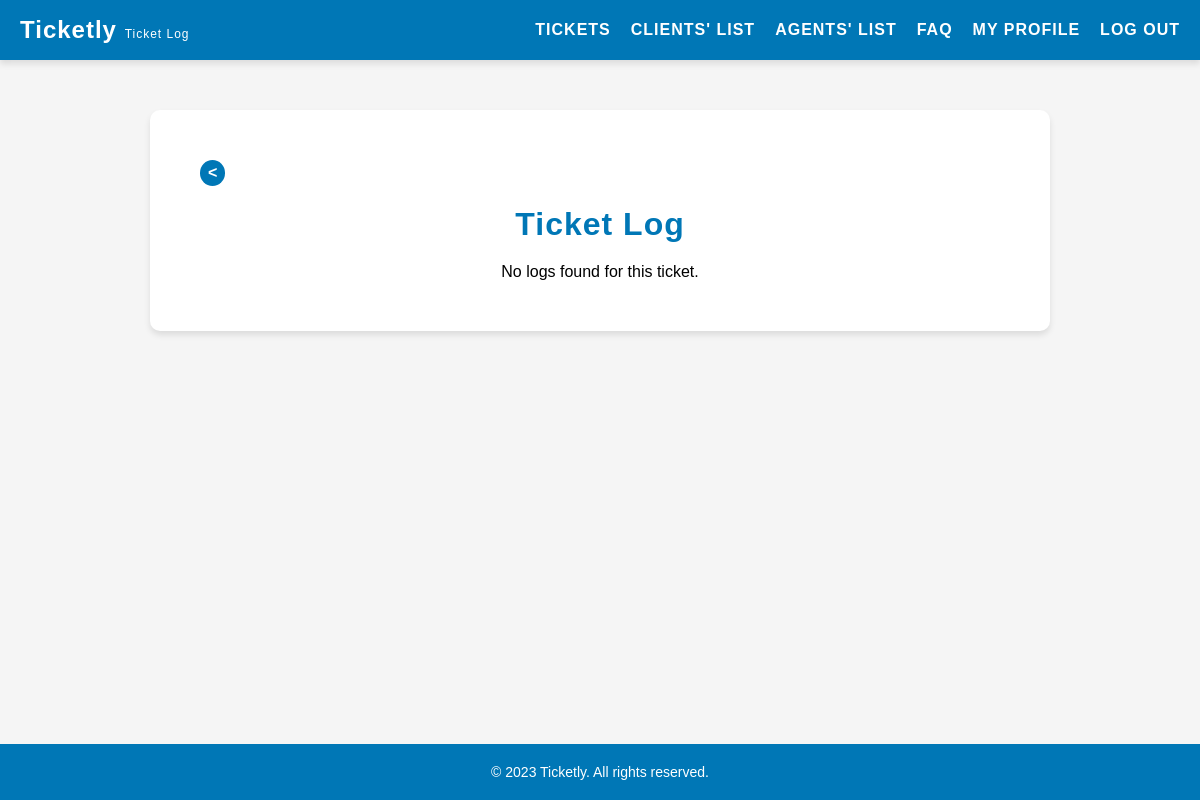
The page /pages/ticketLog.php?id=12 (signed in) on the database as committed earlier.
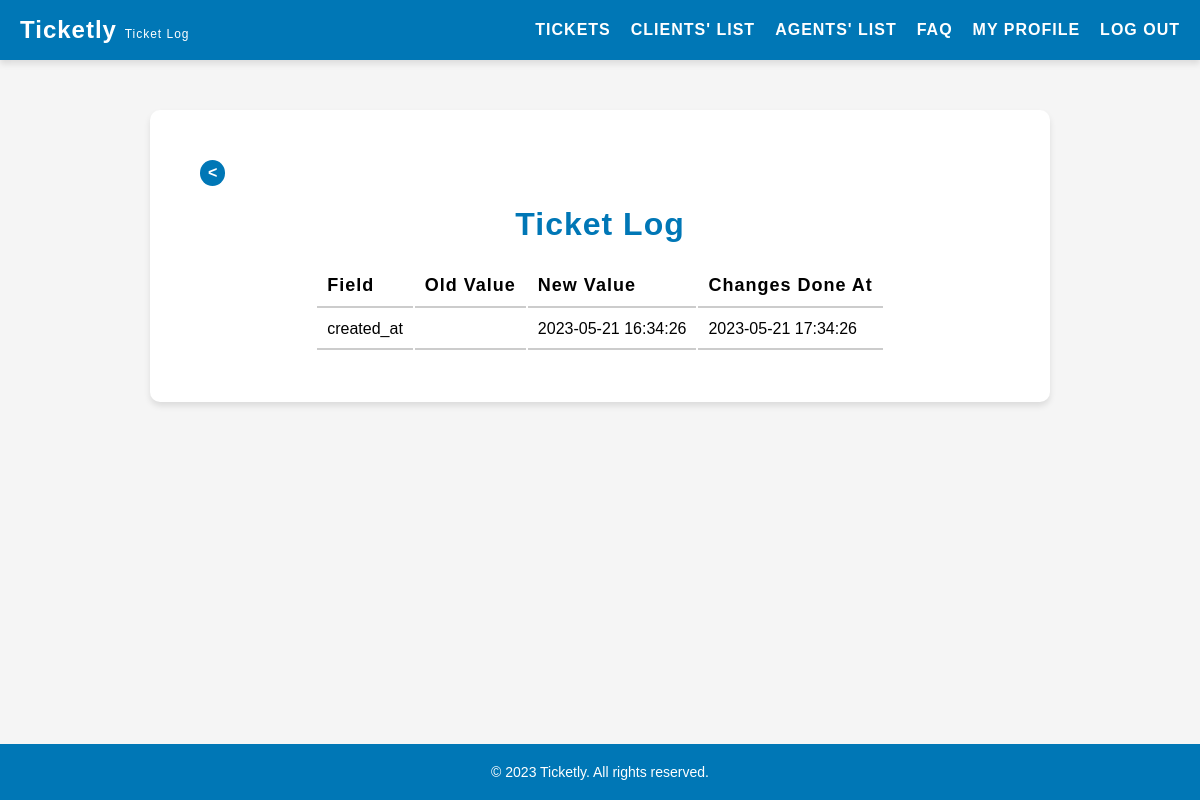
The same page on the database as committed later.
### tables this page shows
CREATE TABLE ticket_logs (
    id INTEGER PRIMARY KEY AUTOINCREMENT,
    ticket_id INTEGER NOT NULL,
    field VARCHAR(255) NOT NULL,
    old_value TEXT,
    new_value TEXT,
    created_at DATETIME NOT NULL,
    FOREIGN KEY(ticket_id) REFERENCES tickets(id)
);

### pages/ticketLog.php (called while the page is built, shortened)
<?php
    $session = new Session();
    require_once(__DIR__ . '/../templates/ticketLog.tpl.php');
    drawTicketLog($session);
?>

### database/ticketLogs.class.php (called while the page is built, shortened)
<?php
    class TicketLogs {
        public function __construct(?int $id, int $ticketId, string $fieldName, string $oldValue, string $newValue) {
            $this->fieldName = $fieldName;
            $this->newValue = $newValue;
            $this->createdAt = date('Y-m-d H:i:s');
        }
    }
    function getLogsByTicketId(PDO $db, int $ticketId): array {
        $stmt = $db->prepare('SELECT * FROM ticket_logs WHERE ticket_id = :ticketId');
        $stmt->bindValue(':ticketId', $ticketId, PDO::PARAM_INT);
        $stmt->execute();
        $logs = [];
        while ($row = $stmt->fetch(PDO::FETCH_ASSOC)) {
            $logs[] = new TicketLogs(
                (int) $row['id'],
                (int) $row['ticket_id'],
                $row['field'],
                $row['old_value'],
                $row['new_value']
            );
        }
        return $logs;
    }
?>

### templates/ticketLog.tpl.php (the view, shortened to what this page needs)
<?php function drawTicketLog(Session $session) {
    ?>
    <!DOCTYPE html>
    <html lang="en">
    <head>
        <link rel="stylesheet" href="../style/listClients.css">
    </head>
    <body>
        <?php include '../templates/header.tpl.php';?>
        <main>
            <a href="../pages/tickets.php" class="back-button"><</a>
            <h2>Ticket Log</h2>
            <section id="ticket-log">
                <?php
                require_once '../database/connection.db.php';
                require_once '../database/ticketLogs.class.php';
                $db = getDatabaseConnection();
                $ticketID = $_GET['id'];
                $ticketLogs = getLogsByTicketId($db, $ticketID);
                if (empty($ticketLogs)) {
                    echo '<p>No logs found for this ticket.</p>';
                } else {
                    echo '<table>';
                    echo '<tr>
                            <th>Field</th>
                            <th>Old Value</th>
                            <th>New Value</th>
                            <th>Changes Done At</th>
                          </tr>';
                    foreach ($ticketLogs as $log) {
                        echo '<tr>';
                        echo '<td>' . $log->fieldName . '</td>';
                        echo '<td>' . $log->oldValue . '</td>';
                        echo '<td>' . $log->newValue . '</td>';
                        echo '<td>' . $log->createdAt . '</td>';
                        echo '</tr>';
                    }
                    echo '</table>';
                }
                ?>
            </section>
        </main>
        <?php include '../templates/footer.tpl.php'; ?>
    </body>
    </html>
<?php } ?>

### templates/header.tpl.php
<!DOCTYPE html>
<html>
    <link rel="stylesheet" href="../style/header.css">
    <header>
        <h1>Ticketly <?php
            if (strpos($_SERVER['PHP_SELF'], 'assignTicket.php') !== false) echo '<span class="smaller">Assign Agent</span>';
            elseif (strpos($_SERVER['PHP_SELF'], 'editFaq.php') !== false) echo '<span class="smaller">Edit FAQ</span>';
            elseif (strpos($_SERVER['PHP_SELF'], 'editTicket.php') !== false) echo '<span class="smaller">Edit Ticket</span>';
            elseif (strpos($_SERVER['PHP_SELF'], 'faq.php') !== false) echo '<span class="smaller">FAQ</span>';
            elseif (strpos($_SERVER['PHP_SELF'], 'inquiries.php') !== false) echo '<span class="smaller">Inquiries</span>';
            elseif (strpos($_SERVER['PHP_SELF'], 'listAgents.php') !== false) echo '<span class="smaller">Agents\' List</span>';
            elseif (strpos($_SERVER['PHP_SELF'], 'listClients.php') !== false) echo '<span class="smaller">Clients\' List</span>';
            elseif (strpos($_SERVER['PHP_SELF'], 'login.php') !== false) echo '<span class="smaller">Login</span>';
            elseif (strpos($_SERVER['PHP_SELF'], 'myPage.php') !== false) echo '<span class="smaller">Edit Profile</span>';
            elseif (strpos($_SERVER['PHP_SELF'], 'newFaq.php') !== false) echo '<span class="smaller">New FAQ</span>';
            elseif (strpos($_SERVER['PHP_SELF'], 'newTicket.php') !== false) echo '<span class="smaller">Create Ticket</span>';
            elseif (strpos($_SERVER['PHP_SELF'], 'register.php') !== false) echo '<span class="smaller">Register</span>';
            elseif (strpos($_SERVER['PHP_SELF'], 'ticketLog.php') !== false) echo '<span class="smaller">Ticket Log</span>';
            elseif (strpos($_SERVER['PHP_SELF'], 'tickets.php') !== false) echo '<span class="smaller">Tickets</span>';
        ?></h1>
        <nav>
            <ul>
                <?php
                if (strpos($_SERVER['PHP_SELF'], 'tickets.php') === false)
                    echo '<li><a href="tickets.php">Tickets</a></li>';
                ?>
                <?php if ($_SESSION['role'] == 'admin') { ?>
                    <?php
                    if (strpos($_SERVER['PHP_SELF'], 'listClients.php') === false)
                        echo '<li><a href="listClients.php">Clients\' List</a></li>';
                    ?>
                    <?php
                    if (strpos($_SERVER['PHP_SELF'], 'listAgents.php') === false)
                        echo '<li><a href="listAgents.php">Agents\' List</a></li>';
                    ?>
                <?php } ?>
                <?php
                if (strpos($_SERVER['PHP_SELF'], 'faq.php') === false)
                    echo '<li><a href="faq.php">FAQ</a></li>';
                ?>
                <?php
                if (strpos($_SERVER['PHP_SELF'], 'myPage.php') === false)
                    echo '<li><a href="myPage.php">My Profile</a></li>';
                ?>
                <li><a href="../actions/action_logout.php">Log out</a></li>
            </ul>
        </nav>
    </header>
</html>

### templates/footer.tpl.php
<!DOCTYPE html>
<html>
    <link rel="stylesheet" href="../style/footer.css">
    <footer>
        <p>&copy; 2023 Ticketly. All rights reserved.</p>
    </footer>
<html>

### style/listClients.css (style rules this page uses)
main { background-color: #fff; padding: 50px; border-radius: 10px; box-shadow: 0 4px 6px rgba(0, 0, 0, 0.1); margin: 50px auto; max-width: 900px; display: flex; flex-direction: column; align-items: center; margin-bottom: 100px; }
main h2 { text-align: center; font-size: 32px; margin-bottom: 20px; font-weight: 600; letter-spacing: 1px; color: #0077b6; }
.back-button { background-color: #0077b6; color: #fff; padding: 4px 8px; border: none; border-radius: 50%; cursor: pointer; transition: all 0.3s ease; align-self: center; margin-bottom: 20px; text-decoration: none; font-weight: bold; margin-left: 0; align-self: flex-start; }
table tr th { font-size: 18px; font-weight: 600; letter-spacing: 1px; text-align: left; padding: 10px; border-bottom: 2px solid #ccc; }
table tr td { padding: 10px; border-bottom: 2px solid #ccc; }

### style/header.css (style rules this page uses)
* { box-sizing: border-box; margin: 0; padding: 0; }
body { font-family: Arial, sans-serif; background-color: #f5f5f5; }
header { background-color: #0077b6; color: #fff; display: flex; justify-content: space-between; align-items: center; padding: 20px; height: 60px; box-shadow: 0 4px 6px rgba(0, 0, 0, 0.1); }
header h1 { font-size: 24px; letter-spacing: 1px; }
header nav ul { display: flex; list-style-type: none; }
header nav li:not(:last-child) { margin-right: 20px; }
header nav a { color: #fff; text-decoration: none; font-size: 16px; letter-spacing: 1px; text-transform: uppercase; font-weight: 600; transition: color 0.3s ease; }
.smaller { font-size: 0.5em; font-weight: lighter; }

### style/footer.css (style rules this page uses)
footer { position: fixed; bottom: 0; left: 0; width: 100%; background-color: #0077b6; color: #fff; text-align: center; padding: 20px; font-size: 14px; margin: 0; }
footer p { margin: 0; }

Rows that differ between the two databases and show on the page:
added ticket_logs: field "created_at", new_value "2023-05-21 16:34:26", createdAt "2023-05-21 17:34:26"
Other text that changed with them:
text no longer shown: "No logs found for this ticket."
text now shown: "Field Old Value New Value Changes Done At"
